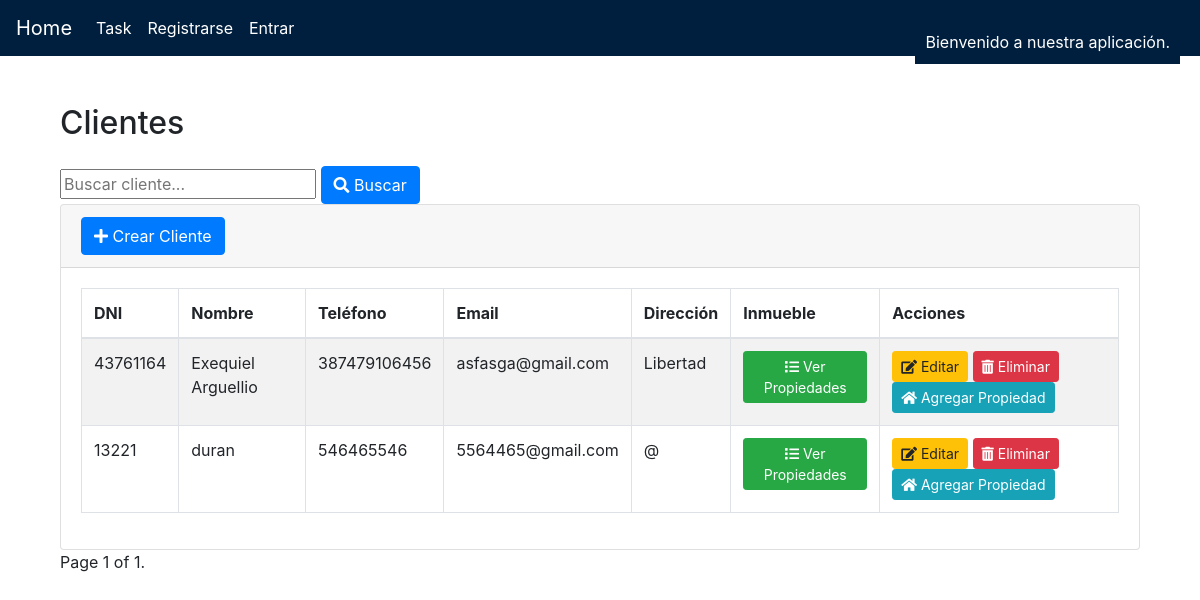
Page /clientes/ on the earlier database version.
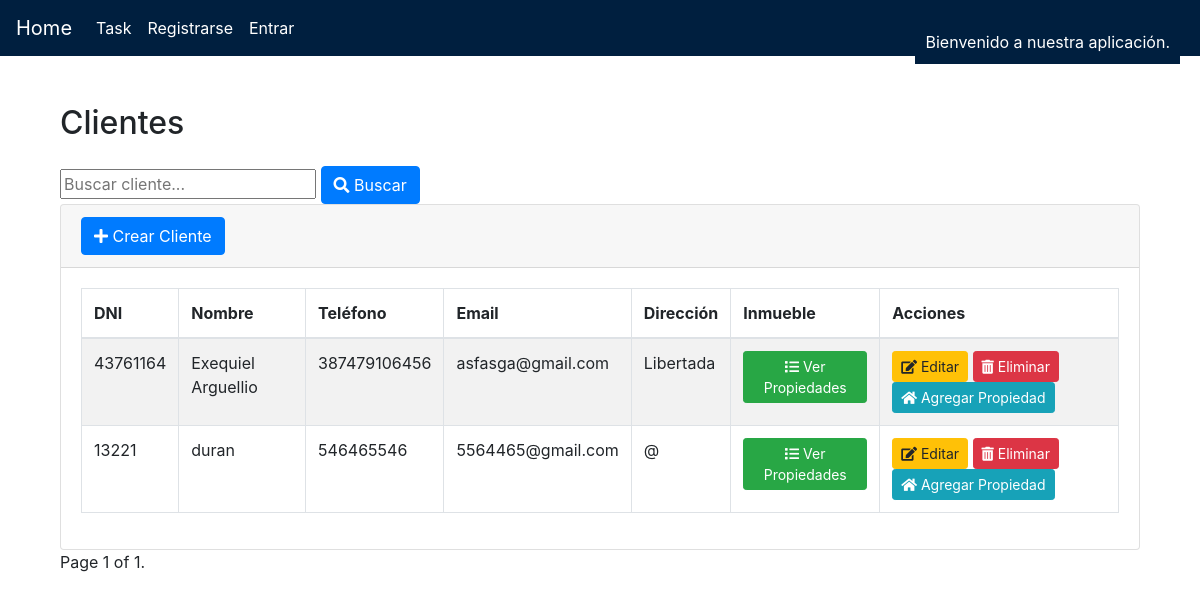
Same page on the later database version.
### tasks/models.py (models this page shows)
class Cliente(models.Model):
    dni = models.CharField(max_length=50, primary_key=True)
    nombre_cliente = models.CharField(max_length=200)
    tel_cliente = models.CharField(max_length=50)
    email_cliente = models.EmailField()
    direccion_cliente = models.CharField(max_length=300)

### tasks/views.py (the view, shortened to what this page needs)
# urls.py: path('clientes/', views.cliente_list, name='cliente_list'),
def cliente_list(request):
    search_query = request.GET.get('search')
    clientes_list = Cliente.objects.all()
    paginator = Paginator(clientes_list, 2)
    page = request.GET.get('page')
    clientes = paginator.get_page(page)
    form = None
    return render(request, 'clientes.html', {'clientes': clientes, 'form': form})

### tasks/templates/clientes.html (shortened to what this page needs)
{% extends "base.html" %}
{% block content %}
<link href="https://maxcdn.bootstrapcdn.com/bootstrap/4.5.2/css/bootstrap.min.css" rel="stylesheet">
<link rel="stylesheet" href="https://cdnjs.cloudflare.com/ajax/libs/font-awesome/5.15.3/css/all.min.css">
<div class="container mt-5">
    <div class="row">
        <div class="col-md-12">
            <h2 class="mb-4">Clientes</h2>
            <form method="get" action="{% url 'cliente_list' %}">
                <input type="text" name="search" placeholder="Buscar cliente...">
                <button type="submit" class="btn btn-primary"><i class="fas fa-search"></i> Buscar</button>
            </form>
            <div class="card">
                <div class="card-header">
                    <a href="{% url 'cliente_create' %}" class="btn btn-primary"><i class="fas fa-plus"></i> Crear Cliente</a>
                </div>
                <div class="card-body">
                    <table class="table table-striped table-bordered">
                        <thead>
                            <tr>
                                <th>DNI</th>
                                <th>Nombre</th>
                                <th>Teléfono</th>
                                <th>Email</th>
                                <th>Dirección</th>
                                <th>Inmueble</th>
                                <th>Acciones</th>
                            </tr>
                        </thead>
                        <tbody>
                            {% for cliente in clientes %}
                            <tr>
                                <td>{{ cliente.dni }}</td>
                                <td>{{ cliente.nombre_cliente }}</td>
                                <td>{{ cliente.tel_cliente }}</td>
                                <td>{{ cliente.email_cliente }}</td>
                                <td>{{ cliente.direccion_cliente }}</td>
                                <td>
                                    {% if cliente.propiedades_set.exists %}
                                    <a href="{% url 'propiedades_list_by_dni' cliente.dni %}" class="btn btn-sm btn-success"><i class="fas fa-list"></i> Ver Propiedades</a>
                                    {% else %}
                                        No tiene inmueble
                                    {% endif %}
                                </td>
                                <td>
                                    <a href="{% url 'cliente_update' cliente.dni %}" class="btn btn-sm btn-warning"><i class="fas fa-edit"></i> Editar</a>
                                    <a href="{% url 'cliente_delete' cliente.dni %}" class="btn btn-sm btn-danger" onclick="return confirmDelete()"><i class="fas fa-trash-alt"></i> Eliminar</a>
                                    <a href="{% url 'propiedades_list_by_dni' cliente.dni %}" class="btn btn-sm btn-info"><i class="fas fa-home"></i> Agregar Propiedad</a>
                                </td>
                            </tr>
                            {% endfor %}
                        </tbody>
                    </table>
                </div>
            </div>
            <div class="pagination">
                <span class="step-links">
                    <span class="current-page">
                        Page {{ clientes.number }} of {{ clientes.paginator.num_pages }}.
                    </span>
                </span>
            </div>
        </div>
    </div>
</div>
{% endblock %}

Differences in the rows shown:
changed Cliente "Exequiel Arguellio": direccion_cliente "Libertad" → "Libertada"
